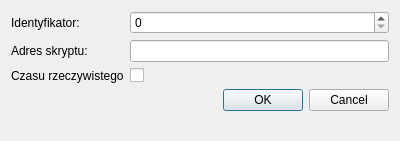
<?xml version="1.0" encoding="UTF-8"?>
<ui version="4.0">
 <class>newJobDialog</class>
 <widget class="QDialog" name="newJobDialog">
  <property name="geometry">
   <rect>
    <x>0</x>
    <y>0</y>
    <width>400</width>
    <height>141</height>
   </rect>
  </property>
  <property name="windowTitle">
   <string>Nowe zadanie</string>
  </property>
  <layout class="QFormLayout" name="formLayout">
   <item row="0" column="0">
    <widget class="QLabel" name="label">
     <property name="text">
      <string>Identyfikator:</string>
     </property>
     <property name="buddy">
      <cstring>id</cstring>
     </property>
    </widget>
   </item>
   <item row="0" column="1">
    <widget class="QSpinBox" name="id">
     <property name="maximum">
      <number>65530</number>
     </property>
    </widget>
   </item>
   <item row="1" column="0">
    <widget class="QLabel" name="label_2">
     <property name="text">
      <string>Adres skryptu:</string>
     </property>
     <property name="buddy">
      <cstring>clientUrl</cstring>
     </property>
    </widget>
   </item>
   <item row="1" column="1">
    <widget class="QLineEdit" name="clientUrl"/>
   </item>
   <item row="2" column="0">
    <widget class="QLabel" name="label_3">
     <property name="text">
      <string>Czasu rzeczywistego</string>
     </property>
     <property name="buddy">
      <cstring>realtime</cstring>
     </property>
    </widget>
   </item>
   <item row="2" column="1">
    <widget class="QCheckBox" name="realtime">
     <property name="text">
      <string/>
     </property>
    </widget>
   </item>
   <item row="3" column="0" colspan="2">
    <widget class="QDialogButtonBox" name="buttonBox">
     <property name="orientation">
      <enum>Qt::Horizontal</enum>
     </property>
     <property name="standardButtons">
      <set>QDialogButtonBox::Cancel|QDialogButtonBox::Ok</set>
     </property>
    </widget>
   </item>
  </layout>
 </widget>
 <resources/>
 <connections>
  <connection>
   <sender>buttonBox</sender>
   <signal>accepted()</signal>
   <receiver>newJobDialog</receiver>
   <slot>accept()</slot>
   <hints>
    <hint type="sourcelabel">
     <x>248</x>
     <y>254</y>
    </hint>
    <hint type="destinationlabel">
     <x>157</x>
     <y>274</y>
    </hint>
   </hints>
  </connection>
  <connection>
   <sender>buttonBox</sender>
   <signal>rejected()</signal>
   <receiver>newJobDialog</receiver>
   <slot>reject()</slot>
   <hints>
    <hint type="sourcelabel">
     <x>316</x>
     <y>260</y>
    </hint>
    <hint type="destinationlabel">
     <x>286</x>
     <y>274</y>
    </hint>
   </hints>
  </connection>
 </connections>
</ui>
